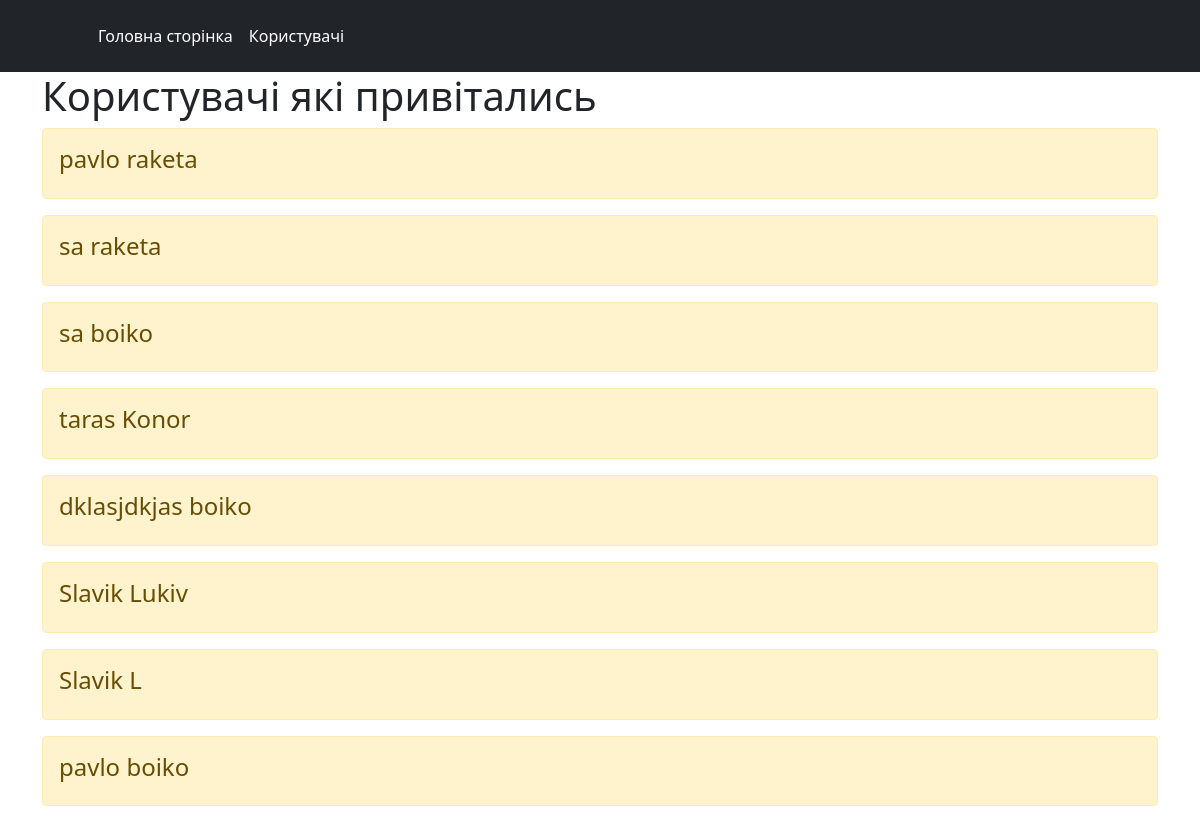
Screenshot of /users with the database file from the repository.
### main/models.py (models this page shows, shortened)
class IdentificationUser(models.Model):
    id = models.AutoField(primary_key=True)
    first_name = models.CharField('Імя', max_length=50, default="")
    last_name = models.CharField('Прізвище', max_length=50, )
    full_name = models.CharField( max_length=128, default="")

### main/views.py (the view)
# urls.py: path('users', views.users, name='username')
def users(request):
    names = IdentificationUser.objects.all()
    return render(request, 'main/users.html', {'names': names})

### main/templates/main/users.html (shortened to what this page needs)
{% extends 'main/base.html' %}
{% block content %}
    <h1>Користувачі які привітались</h1>
    {% for el in names %}
        <div class="alert alert-warning mt-2">
            <h4>{{ el.first_name }} {{ el.last_name }}</h4>
        </div>
    {% endfor %}
{% endblock %}

### main/templates/main/base.html (shortened to what this page needs)
<!doctype html>
<html lang="ru">
<head>
    <link rel="stylesheet" href="https://cdn.jsdelivr.net/npm/bootstrap@5.1.3/dist/css/bootstrap.min.css">
</head>
<body>
<header class="p-3 bg-dark text-white">
    <div class="container">
      <div class="d-flex flex-wrap align-items-center justify-content-center justify-content-lg-start">
        <a href="/" class="d-flex align-items-center mb-2 mb-lg-0 text-white text-decoration-none">
          <svg class="bi me-2" width="40" height="32" role="img" aria-label="Bootstrap"><use xlink:href="#bootstrap"></use></svg>
        </a>
        <ul class="nav col-12 col-lg-auto me-lg-auto mb-2 justify-content-center mb-md-0">
          <li><a href="{% url 'home' %}" class="nav-link px-2 text-white">Головна сторінка</a></li>
          <li><a href="{% url 'username' %}" class="nav-link px-2 text-white">Користувачі</a></li>
        </ul>
      </div>
    </div>
</header>
    <div class="container">
        {% block content %}{% endblock %}
    </div>
</body>
</html>

### rows the page displays
IdentificationUser: first_name "pavlo", last_name "raketa"
IdentificationUser: first_name "sa", last_name "raketa"
IdentificationUser: first_name "sa", last_name "boiko"
IdentificationUser: first_name "taras", last_name "Konor"
IdentificationUser: first_name "dklasjdkjas", last_name "boiko"
IdentificationUser: first_name "Slavik", last_name "Lukiv"
IdentificationUser: first_name "Slavik", last_name "L"
IdentificationUser: first_name "pavlo", last_name "boiko"
